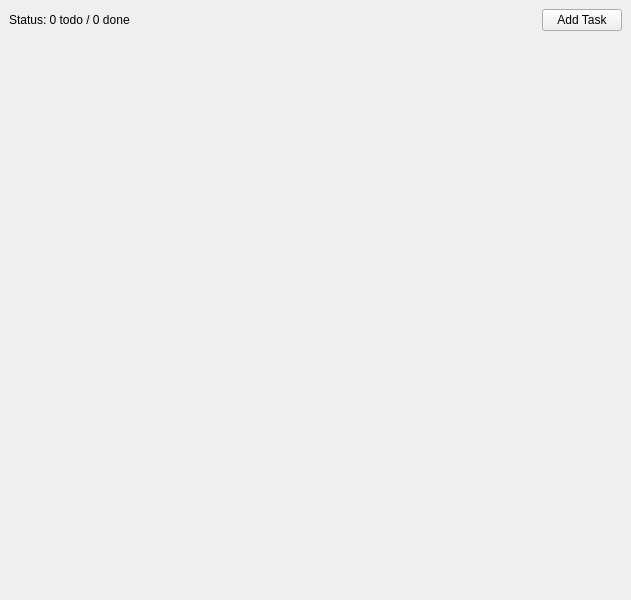
<?xml version="1.0" encoding="UTF-8"?>
<ui version="4.0">
 <class>MainWindow</class>
 <widget class="QMainWindow" name="MainWindow">
  <property name="geometry">
   <rect>
    <x>0</x>
    <y>0</y>
    <width>631</width>
    <height>600</height>
   </rect>
  </property>
  <property name="windowTitle">
   <string>To Do List</string>
  </property>
  <widget class="QWidget" name="centralwidget">
   <layout class="QVBoxLayout" name="verticalLayout">
    <item>
     <layout class="QHBoxLayout" name="toolbarLayout">
      <item>
       <widget class="QLabel" name="lblStatus">
        <property name="text">
         <string>Status: 0 todo / 0 done</string>
        </property>
       </widget>
      </item>
      <item>
       <spacer name="horizontalSpacer">
        <property name="orientation">
         <enum>Qt::Horizontal</enum>
        </property>
        <property name="sizeHint" stdset="0">
         <size>
          <width>779</width>
          <height>20</height>
         </size>
        </property>
       </spacer>
      </item>
      <item>
       <widget class="QPushButton" name="btnAddTask">
        <property name="text">
         <string>Add Task</string>
        </property>
       </widget>
      </item>
     </layout>
    </item>
    <item>
     <layout class="QVBoxLayout" name="tasksLayout"/>
    </item>
    <item>
     <spacer name="verticalSpacer">
      <property name="orientation">
       <enum>Qt::Vertical</enum>
      </property>
      <property name="sizeHint" stdset="0">
       <size>
        <width>20</width>
        <height>40</height>
       </size>
      </property>
     </spacer>
    </item>
   </layout>
  </widget>
 </widget>
 <resources/>
 <connections/>
</ui>
